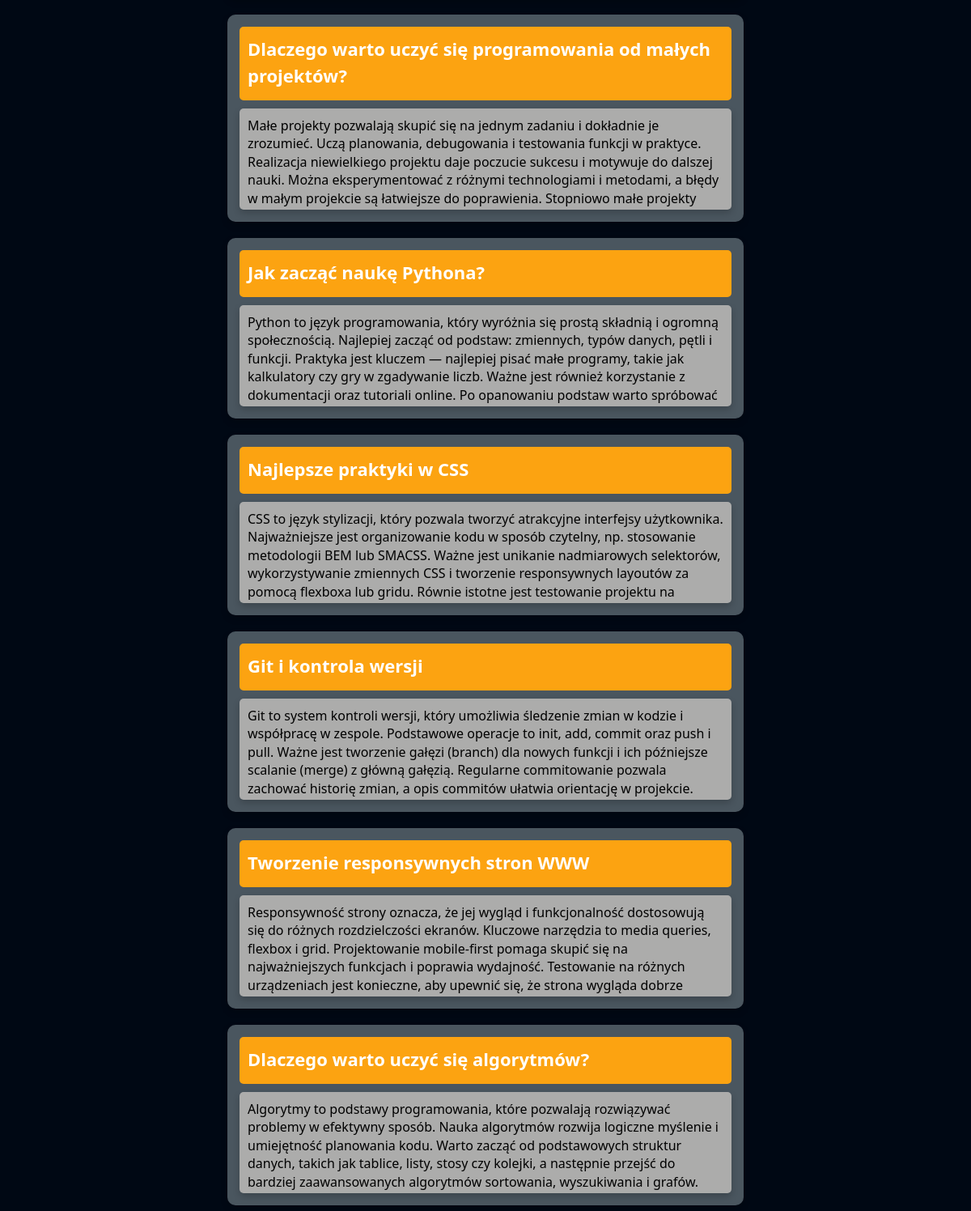
Before: / (middle part) with the older database file.
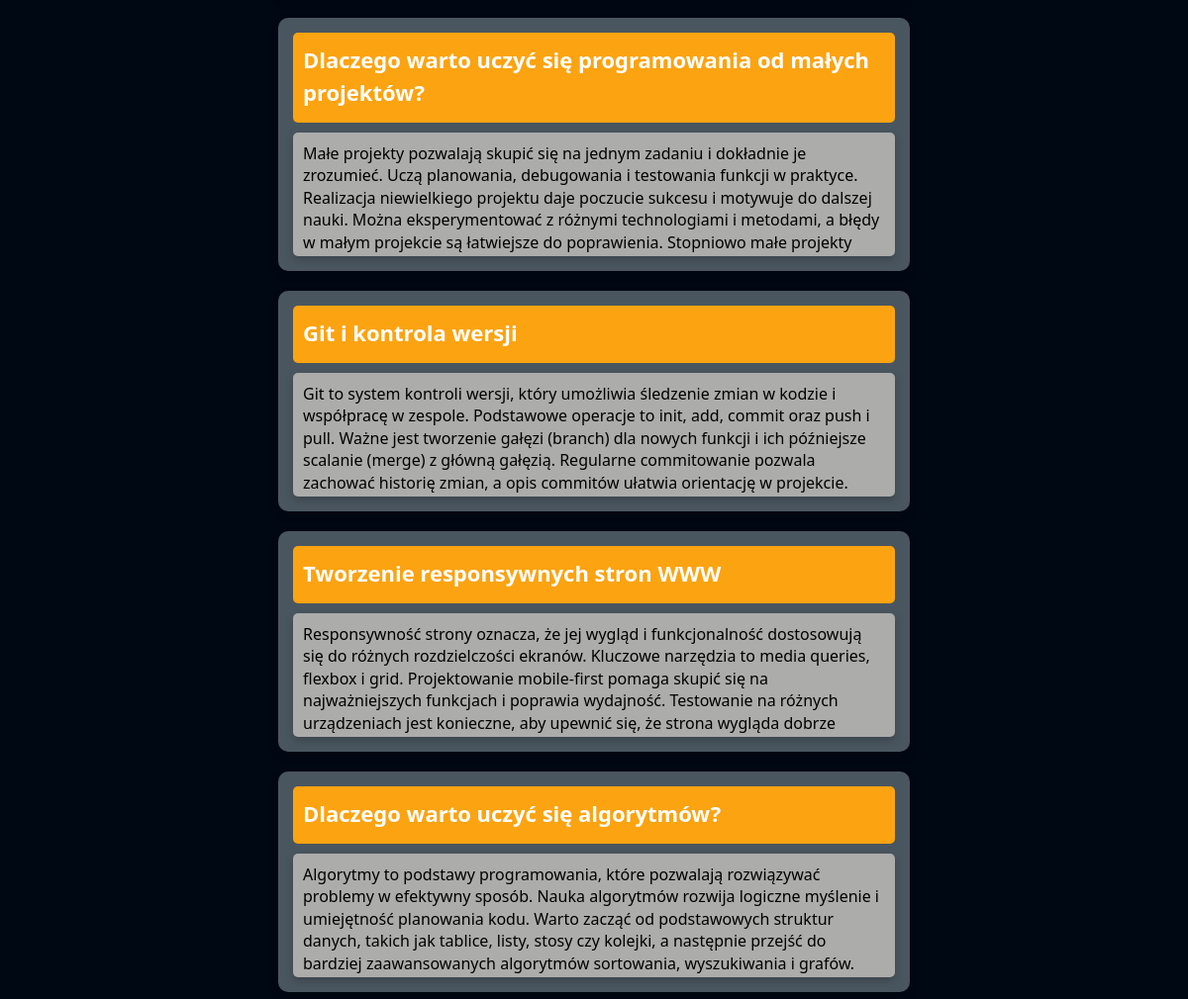
After: the same page with the newer database file.
### tables this page shows
CREATE TABLE `posts` (
  `id` int(11) NOT NULL,
  `title` varchar(255) NOT NULL,
  `content` text NOT NULL,
  `created_at` timestamp NOT NULL DEFAULT current_timestamp()
);

### index.php (the view, shortened to what this page needs)
<!DOCTYPE html>
<html lang="en">
<head>
    <link rel="stylesheet" href="style.css">
</head>
<body>
    <?php
        require_once('config.php');
        if(isset($_POST['search']) && !empty($_POST['search'])) {
            $q = "SELECT * FROM posts WHERE content LIKE '%".$_POST['search']."%' OR title LIKE '%".$_POST['search']."%' ORDER BY created_at DESC";
            $result = mysqli_query($con, $q);
            while ($row = mysqli_fetch_assoc($result)) {
                echo "<div class='postContainer'>";
                echo "<header class='postHeader'>";
                echo "<h2><a href='post.php?id=".$row['id']."'>" . htmlspecialchars($row['title']) . "</a></h2>";
                echo "</header>";
                echo "<div class='postContent'>";
                echo "<p>" . nl2br(htmlspecialchars($row['content'])) . "</p>";
                echo "</div>";
                echo "</div>";
            }
        } else
            $result = mysqli_query($con, "SELECT * FROM posts ORDER BY created_at DESC");
            while ($row = mysqli_fetch_assoc($result)) {
                echo "<div class='postContainer'>";
                echo "<header class='postHeader'>";
                echo "<h2><a href='post.php?id=".$row['id']."'>" . htmlspecialchars($row['title']) . "</a></h2>";
                echo "</header>";
                echo "<div class='postContent'>";
                echo "<p>" . nl2br(htmlspecialchars($row['content'])) . "</p>";
                echo "</div>";
                echo "</div>";
            }
    ?>
</body>
</html>

Changed rows visible on the page:
removed posts: title "Jak zacząć naukę Pythona?", content "Python to język programowania, który wyróżnia się prostą składnią i ogromną społecznością. Najlepiej zacząć od podstaw: zmiennych, typów danych, pętli i funkcji. Praktyka jest kluczem — najlepiej pisać małe programy, takie jak kalkulatory czy gry w zgadywanie liczb. Ważne jest również korzystanie z dokumentacji oraz tutoriali online. Po opanowaniu podstaw warto spróbować…"
removed posts: title "Najlepsze praktyki w CSS", content "CSS to język stylizacji, który pozwala tworzyć atrakcyjne interfejsy użytkownika. Najważniejsze jest organizowanie kodu w sposób czytelny, np. stosowanie metodologii BEM lub SMACSS. Ważne jest unikanie nadmiarowych selektorów, wykorzystywanie zmiennych CSS i tworzenie responsywnych layoutów za pomocą flexboxa lub gridu. Równie istotne jest testowanie projektu na…"
